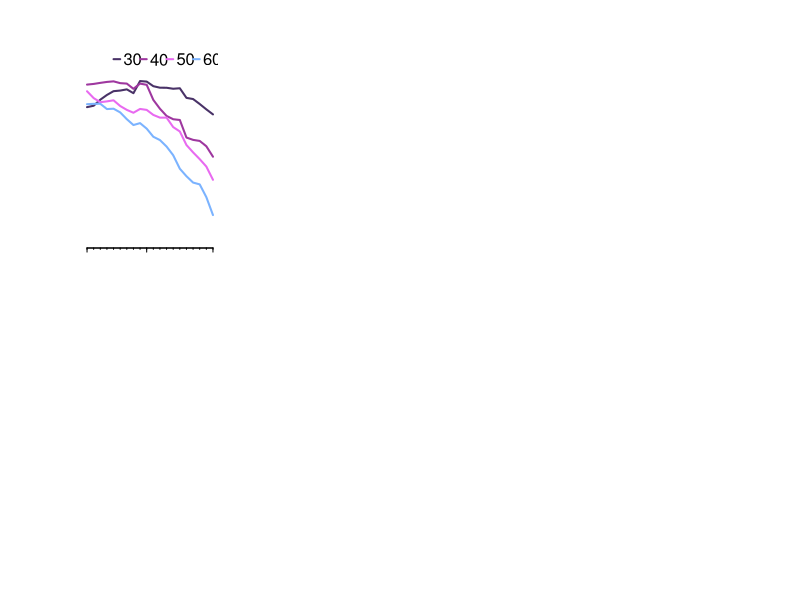

The R script that drew this image: (Note: this script raises an error after producing the figure.)
#-----------
# training period
# length and timing
#-----------
#
######################################################
## data_daily_all: daily case counts/sample counts, incidence-based Rt; 
##                 daily Ct mean, median and skewness (imputed)
######################################################
# read in "data_daily_all.csv"
daily.linelist <- read.csv("data_daily_all.csv",as.is=T)
#
# set up time period for selection training periods
startdate <- c("2020-07-01","2020-11-10")
enddate.for.plot <- as.Date(startdate)+60+20-1
#
days.select <- c(30,40,50,60) # covering XX days
r.sqr.mat <- matrix(NA,20,8)  
case.period <- list()
for (i in 1:2){ # for wave 3 and wave 4
        date.seq <- seq(as.Date(startdate[i]),as.Date(enddate.for.plot[i]),1)
        df.take <- daily.linelist[daily.linelist$date%in%as.character(date.seq),]
        case.period[[i]] <- df.take
        for (n in 1:4){ # 4 length of days covered in the training set
                for (k in 1:20){ # 20 sets each
                        df.tmp <- df.take[k:(k+days.select[n]),]
                        lm.tmp <- 
                                lm(log(local.rt.mean)~mean+skewness.imputed,
                                   data=df.tmp)
                        r.sqr.mat[k,4*(i-1)+n] <- summary(lm.tmp)$adj.r.square
                }
        }
}
#
#----------
## plot out
pdf("ED_Fig_5.pdf",height = 7,width = 11)
par(mar=c(4,4,2,3)+0.1)
fig.list <- list(c(0,0.35,0.45,1),
                 c(0,0.35,0,0.55),
                 c(0.3,1,0.45,1),
                 c(0.3,1,0,0.55))
col.plot <- c("#493267","#9e379f","#e86af0","#7bb3ff")
leg.here <- c("a","b","c","d")
#
for (i in 1:2){
        if (i == 1){
                par(fig=fig.list[[i]])
        } else {
                par(fig=fig.list[[i]],new=T)
        }
        plot(NA,xlim=c(1,20),ylim=c(0,1),xlab=NA,ylab=NA,axes = F,main=NA)
        for (n in 1:4){
                lines(1:20,r.sqr.mat[,4*(i-1)+n],col=col.plot[n],lwd=2)  
                if (i == 1){
                        lines(c(5,6)+4*(n-1),rep(0.95,2),col=col.plot[n],lwd=2)
                        text(6.5+4*(n-1),0.95,days.select[n],adj=0)
                }
        }
        #
        date.extract <- as.Date(startdate[i])+0:19
        date.write <- date.extract[1]
        for (d in 1:20){
                if (d%%10==0){
                        date.write <- c(date.write,date.extract[d])  
                }
        }
        axis(1,at=1:20,labels = rep(NA,20),tck=-.01)
        axis(1,at=which(date.extract%in%date.write),
             labels = rep(NA,length(date.write)),tck=-.03)
        for (dd in 1:length(date.write)){
                day.tmp <- day(date.write[dd])
                month.tmp <- month(date.write[dd])
                mtext(paste0(day.tmp,"/",month.tmp),side = 1,
                      at=which(date.extract==date.write[dd])-.5,line=.5)
        }
        if (i == 2){
                mtext("Start date of the training period",side=1,line=1.7)  
        }
        #
        axis(2,las=1)
        mtext("Adjusted R square",side=2,line=2.5)
        lines(c(0.5,20.5),rep(0.7,2),lty=2,col="dark grey")
        #
        mtext(leg.here[i],side=3,adj=0,line=0,font=2,cex=1.3)
}
#
for (i in 1:2){
        df.tmp <- case.period[[i]]
        par(fig=fig.list[[i+2]],new=T)
        plot(NA,xlim=c(0,(nrow(df.tmp)-1)),ylim=c(0,150),xlab=NA,ylab=NA,
             axes = F,main=NA)
        # x-axis
        axis(1,at=0:(nrow(df.tmp)-1),tck=-0.01,
             labels = rep(NA,length(0:(nrow(df.tmp)-1))))
        date.vec <- as.character(df.tmp$date[1])
        for (d in 1:nrow(df.tmp)){
                if (d%%7==0){
                        date.vec <- c(date.vec,as.character(df.tmp$date[d]))
                }
        }
        axis(1,at=which(as.character(df.tmp$date)%in%date.vec)-1,
             labels = rep(NA,length(date.vec)),tck=-0.03)
        for (n in 1:length(date.vec)){ # x-label 
                day.tmp <- day(date.vec[n])
                month.tmp <- month(date.vec[n])
                mtext(paste0(day.tmp,"/",month.tmp),side = 1,
                      at=which(as.character(df.tmp$date)==date.vec[n])-1,line=.7)
        }
        if (i == 2){
                mtext("Date",side=1,line=1.7)
        }
        # background
        for (nn in 1:4){ # 4 alternative lengths
                start.background <- which.max(r.sqr.mat[,4*(i-1)+nn])
                polygon(c(rep(start.background-1,2),
                          rep(start.background+days.select[nn]-1,2)),
                        c(0,153-3*nn,153-3*nn,0),col=alpha(col.plot[nn],.15),border=F)
                #
        }
        # case count and record count
        for (j in 1:nrow(df.tmp)){
                # all cases
                polygon(c(rep(j-1.5,2),rep(j-0.5,2)),c(0,rep(df.tmp$all.cases[j],2),0),
                        col="#dad5d4",border="white")
                # all records
                polygon(c(rep(j-1.5,2),rep(j-0.5,2)),c(0,rep(df.tmp$records[j],2),0),
                        col=alpha("orange",.35),border="white")
                
        }
        #
        # legend
        if (i == 1){
                polygon(c(53,53,55,55),c(150,144,144,150),
                        col="#dad5d4",border = "white")
                text(55.5,147,"Confirmed cases",adj=0)
                polygon(c(53,53,55,55),c(140,134,134,140),
                        col=alpha("orange",.3),border = "white")
                text(55.5,137,"Tested samples",adj=0)
        }
        #
        axis(2,at=0:5*30,las=1)
        mtext("Numbers",side=2,line=2.5)
        mtext(leg.here[i+2],side=3,adj=0,line=0,font=2,cex=1.3)
}
##
dev.off()
##
#####

## end of script

#####
